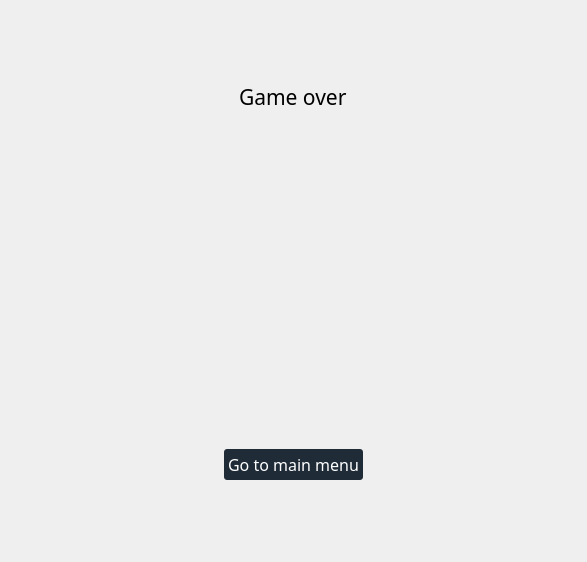
<?xml version="1.0" encoding="UTF-8"?>
<ui version="4.0">
 <class>EndWindow</class>
 <widget class="QMainWindow" name="EndWindow">
  <property name="windowModality">
   <enum>Qt::WindowModal</enum>
  </property>
  <property name="geometry">
   <rect>
    <x>0</x>
    <y>0</y>
    <width>587</width>
    <height>562</height>
   </rect>
  </property>
  <property name="windowTitle">
   <string notr="true">Hangman - Game over</string>
  </property>
  <property name="styleSheet">
   <string notr="true">QPushButton{background:rgb(31, 44, 56);border-radius:3;color:white;padding:4px;margin:4px;}QPushButton:hover{border:1px solid white;}QPushButton:pressed{color:black;background:white;}</string>
  </property>
  <widget class="QWidget" name="main_widget">
   <layout class="QVBoxLayout" name="verticalLayout">
    <item alignment="Qt::AlignHCenter|Qt::AlignVCenter">
     <widget class="QLabel" name="title">
      <property name="font">
       <font>
        <family>JetBrains Mono</family>
        <pointsize>16</pointsize>
       </font>
      </property>
      <property name="text">
       <string notr="true">Game over</string>
      </property>
     </widget>
    </item>
    <item alignment="Qt::AlignHCenter">
     <widget class="QLabel" name="message_label">
      <property name="font">
       <font>
        <family>JetBrains Mono</family>
        <pointsize>12</pointsize>
       </font>
      </property>
      <property name="text">
       <string notr="true"/>
      </property>
     </widget>
    </item>
    <item alignment="Qt::AlignHCenter|Qt::AlignVCenter">
     <widget class="QPushButton" name="go_menu">
      <property name="font">
       <font>
        <family>JetBrains Mono</family>
        <pointsize>12</pointsize>
       </font>
      </property>
      <property name="text">
       <string notr="true">Go to main menu</string>
      </property>
     </widget>
    </item>
   </layout>
  </widget>
 </widget>
 <resources/>
 <connections/>
</ui>
